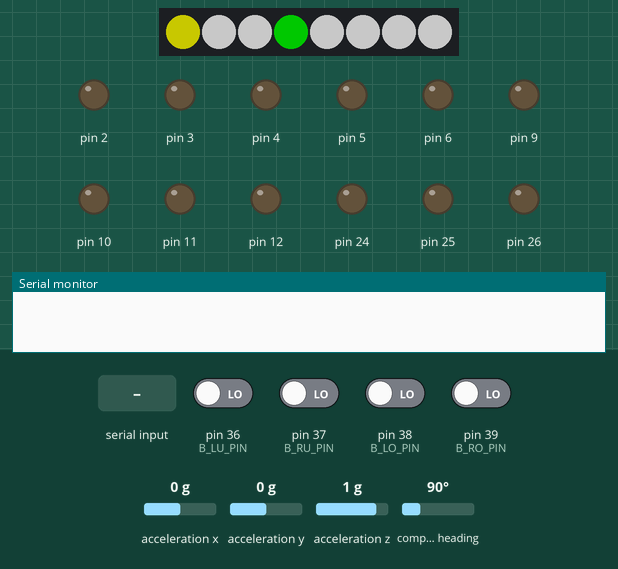
Simulated run of this program. Board: Teensy 4. On the bench: 8 RGB LEDs in strip order, left to right, output pins drawn as LEDs (lit = HIGH), the last lines printed to the serial monitor. The test bench sets the inputs (shaded band); at power-on: pin 36 (B_LU_PIN), pin 37 (B_RU_PIN), pin 38 (B_LO_PIN), pin 39 (B_RO_PIN) LOW, compass heading 90°, acceleration x 0 g, acceleration y 0 g, acceleration z 1 g. Dim RGB values are drawn brighter than linear.

Above: at 2.7 s.
2.8 s: pin 38 (B_LO_PIN) driven HIGH
At 3.4 s:
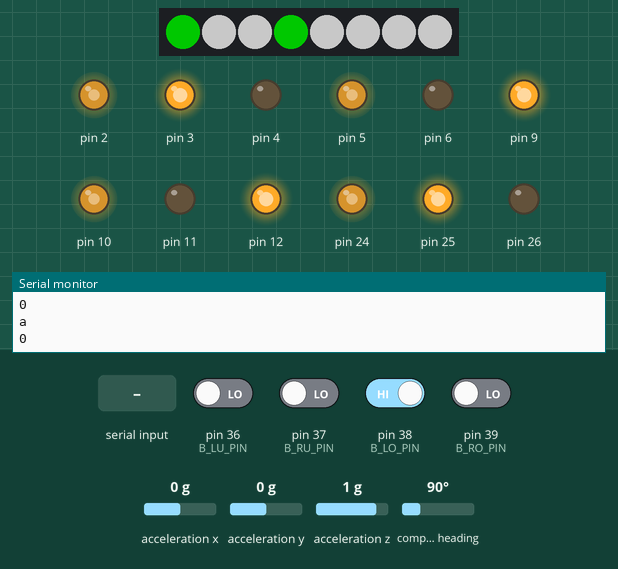
4.3 s: "1" received over the second serial link
At 4.8 s:
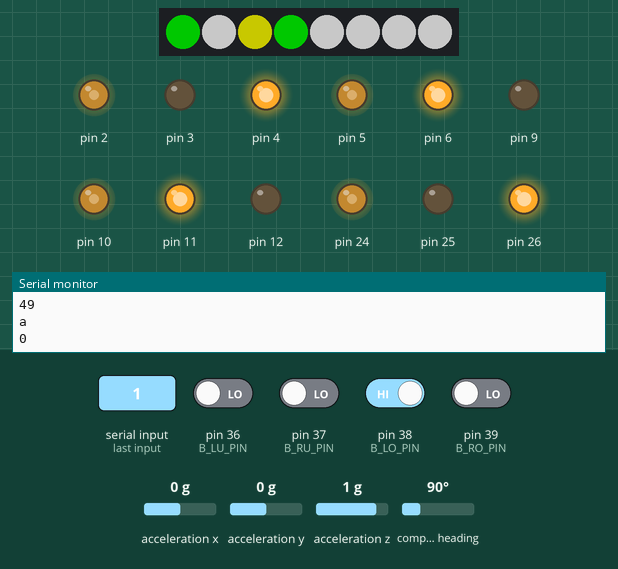
5.8 s: compass heading set to 7°
At 6.9 s:
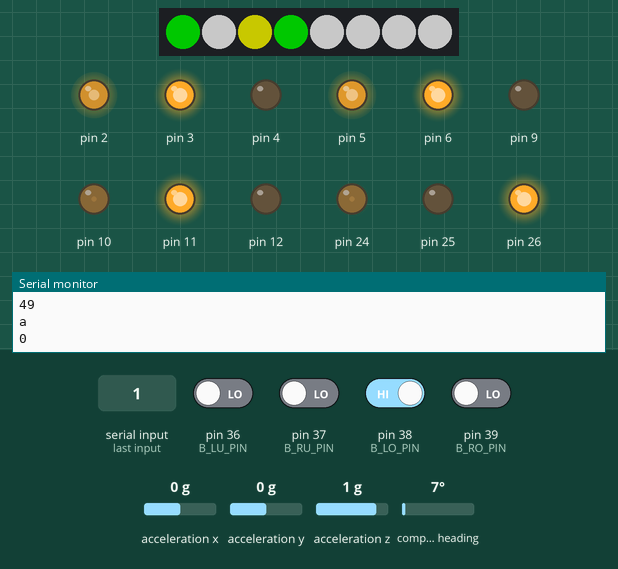
7.3 s: "0" received over the second serial link
8.8 s: pin 36 (B_LU_PIN) driven HIGH
At 11.5 s:
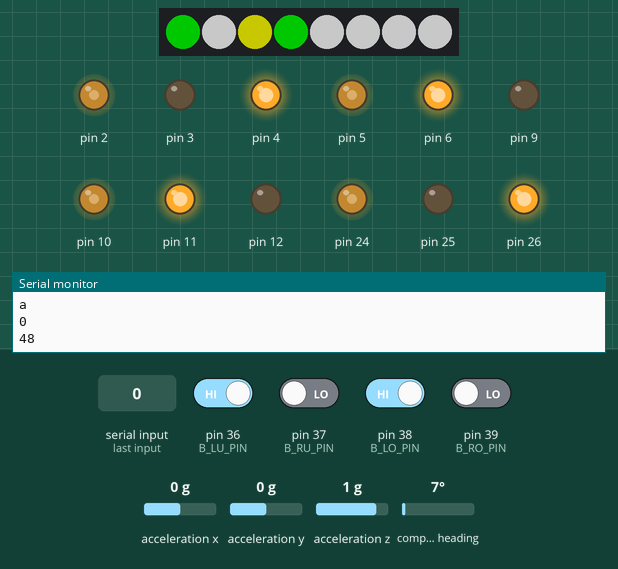
11.8 s: compass heading set to 90°
At 12.7 s:
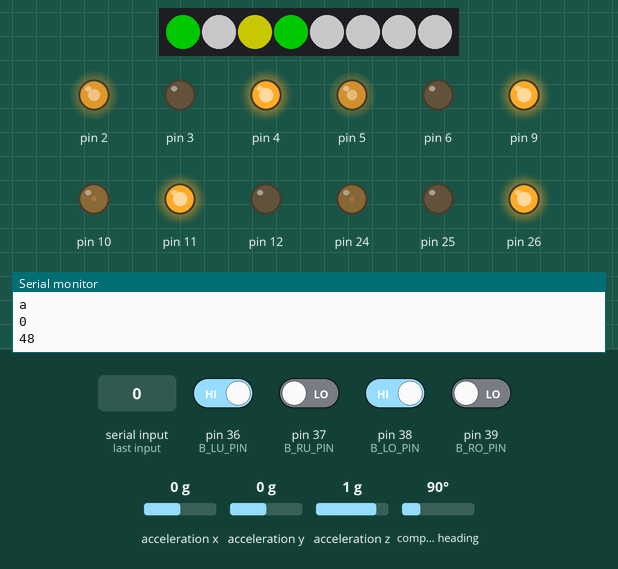
Timing chart, 0 to 14.3 s (numbered marks = the images above; inputs shaded):
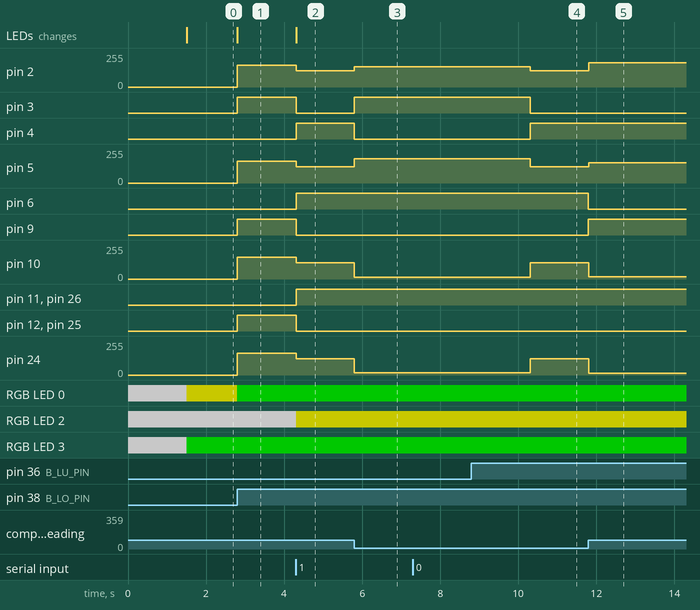

Measured:
- after the input at 2.8 s, pin 2, pin 5, pin 10, pin 24: 0/255 → 163/255 at once; pin 3, pin 9, pin 12, pin 25: LOW → HIGH at once; RGB LED 0: RGB(100, 100, 0) → RGB(0, 100, 0) at once; the LEDs: change at once (image 1)
- after the input at 4.3 s, pin 2, pin 10, pin 24: 163/255 → 122/255 at once; pin 3, pin 9, pin 12, pin 25: HIGH → LOW at once; pin 4, pin 6, pin 11, pin 26: LOW → HIGH at once; pin 5: 163/255 → 123/255 at once; RGB LED 2: RGB(100, 100, 100) → RGB(100, 100, 0) at once; the LEDs: change at once (image 2)
- after the input at 5.8 s, pin 2: 122/255 → 153/255 at once; pin 3: LOW → HIGH at once; pin 4: HIGH → LOW at once; pin 5: 123/255 → 183/255 at once; pin 10: 122/255 → 12/255 at once
- after the input at 8.8 s, pin 2: 153/255 → 122/255 after 1.5 s; pin 3: HIGH → LOW after 1.5 s; pin 4: LOW → HIGH after 1.5 s; pin 5: 183/255 → 123/255 after 1.5 s; pin 10: 12/255 → 122/255 after 1.5 s
- after the input at 11.8 s, pin 2: 122/255 → 183/255 at once; pin 5: 123/255 → 153/255 at once; pin 6: HIGH → LOW at once; pin 9: LOW → HIGH at once; pin 10: 122/255 → 17/255 at once

The program:

main.cpp
```cpp
#include <Arduino.h>
#include "Robot.h"
#include "Kompass.h"
#include "Led.h"

#define B_RO_PIN 39
#define B_RU_PIN 37
#define B_LO_PIN 38
#define B_LU_PIN 36

#define minimaldistanz 0
//----Objekte-------
Robot robot;
Kompass kompass;
Led led;
//-----Variablen------------
int zustand = 0;
//ist wert
int ziel_distanz = 0;
int ziel_winkel = 0;
//soll wert
int roboter_winkel = 180;

bool teamblue = false;
bool attacker = false;
bool running = false;
bool i4 = false;

typedef enum{
  TOR_GELB = 0,
  TOR_BLAU = 1,
  BALL = 2
}CamCom;

byte msg[3];
//-----declaration-----------
void Bodeninterrupt();
void initKompass();
void pidDrive(int winkel, int v);
void datenVonPiAnfordern(CamCom index);
void idle();
void driveToBall();
void driveToGoal();
void shoot();
void read3Bytes();
void liniePruefen();
void initButtons();
void testLed();
//---------Hauptmethoden-------------
void setup() {
  Serial.begin(9600);//Computer usb
  Serial2.begin(9600);//bodenteensy
  while(!Serial2){
    Serial.println("Kein BodenTeensy");
  }
  Serial1.begin(9600);//Raspi
  while (!Serial1){
    Serial.println("Kein Pi");
  }
  led.initLed();
  initButtons();
  initKompass();
  led.setLedColor(0,GELB);

}
void loop(){
  switch (zustand){
  case 0:
    idle();
    break;
  case 1:
    driveToBall();
    break;
  case 2:
    Bodeninterrupt();
    break;
  default:
    Serial.println("!!overflow zustand!!");
    break;
  }
}
bool linie= false;
//--------Zustands-Automat--------------------
void Bodeninterrupt(){
  pidDrive(ziel_winkel+180 ,150);
  liniePruefen();
  if(!linie){
    zustand = 1;
  }
}
void idle(){
  //Tue nichts
  //datenVonPiAnfordern(BALL);
  //Serial.println(ziel_winkel);
  Serial2.begin(9600);
  pidDrive(0,0);
  //robot.motorFahren(1);
  //robot.drive(0,0,255);
  if(running){
    Serial.println("Change to Running");
    zustand = 1;
    led.setLedColor(0,GRUEN);
  }
}
void driveToBall(){
  if(!running){
    Serial.println("Change to Idle");
    zustand = 0;
    led.setLedColor(0,GELB);
  }else{
    liniePruefen();
    datenVonPiAnfordern(BALL);
    //ziel_winkel = 90;
    Serial.println(ziel_winkel);
    pidDrive(ziel_winkel,200);
    //robot.drive(200,0,0);
  }
}//--------PID-Fahren--------------------------
int errorDrehung;int errorDrehung_last = 0;int errorDrehung_integral = 0;
void pidDrive( int winkel,int v){
  robot.drive(v, winkel+1*kompass.zWertAuslesen(), 1*kompass.zWertAuslesen());
}
//--------Linie---------------------
void liniePruefen(){
  int length = Serial2.available();
  for(int i=0; i<length;i++) {
    int msgT = Serial2.read();
    linie = false;
    //Serial.println(msgT);
    if(msgT!=0){
      pidDrive(180,10000);
      linie = true;zustand = 2;
      led.setLedColor(2, GELB);
      Serial.println(msgT);
    }
  }
}
//-------Pi-Com-------------------------------
void read3Bytes(){
  if(Serial1.available()>0){
    Serial1.readBytes(msg,3);
  }
  if(msg[1] == 0b00000000){//wenn vorzeichen byte == 0b00000001 -> negativer winkel
    ziel_winkel = ((int)msg[2]);
  }else if(msg[1]== 0b00000001){
    ziel_winkel = (-(int)msg[2]);
  }else{
    Serial.println("Fehler!");
  }
}
void datenVonPiAnfordern(CamCom index){
  switch (index){
  case TOR_BLAU:
    Serial1.println("b");read3Bytes();
    break;
  case TOR_GELB:
    Serial1.println("c");read3Bytes();
    break;
  case BALL:
    Serial1.println("a");read3Bytes();
    Serial.println("a");
    break;
  }
}
//-----------Kompass-------------------
void initKompass(){
  if(!kompass.starten()){
      Serial.println("!!Fehler-bno!!");
      led.setLedColor(3, ROT);
  }else{
    led.setLedColor(3, GRUEN);
  }
}
//-----------Toggle-Switch-Logic----------------
uint32_t timestamp1;uint32_t timestamp2;uint32_t timestamp3;uint32_t timestamp4;
void InterruptHandler1(){
  if((millis()-timestamp1 )<200)return;
  timestamp1 = millis();
  if(teamblue){teamblue = false;}else{teamblue = true; }
}
void InterruptHandler2(){
  if((millis()-timestamp2 )<200)return;
  timestamp2 = millis();
  if(attacker){attacker = false;}else{attacker = true; }
}
void InterruptHandler3(){
  if((millis()-timestamp3 )<200)return;
  timestamp3 = millis();
  if(running){running = false;}else{running = true;}
}
void InterruptHandler4(){

  if((millis()-timestamp4 )<200)return;
  timestamp4 = millis();
  led.setLedColor(3, BLAU);
  //kompass.resetZwert();
  //delay(100);
  initKompass();
  //delay(1000);
}
void initButtons(){
  attachInterrupt(digitalPinToInterrupt(B_RO_PIN), InterruptHandler1,RISING);//Team select
  attachInterrupt(digitalPinToInterrupt(B_RU_PIN), InterruptHandler2,RISING);//Attacking or Defending
  attachInterrupt(digitalPinToInterrupt(B_LO_PIN), InterruptHandler3,RISING);//Start&Stop
  attachInterrupt(digitalPinToInterrupt(B_LU_PIN), InterruptHandler4,RISING);//---------
}
//-----------Test--------------------------
void testLed(){
  for(int i = 0; i< 8; i++){
    led.fill(ROT);
    led.setLedColor(i,GRUEN);
    delay(1000);
  }
}
//-------------------------------------------
```
